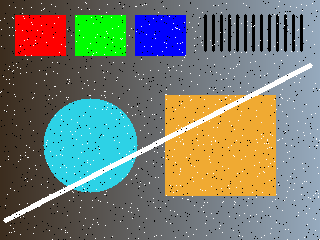
#> input picture 20261104/03_심화/day13_vision/data/noisy.png, 320 x 240 px
$ python -i image_ops.py   (imports and definitions only)
#> lines starting #> are read from the running program, lines starting #| are printed output that depends on the picture; after the words box and inside, x2 and y2 are one past the last pixel; in counts of white or black regions, pixels touching at a corner belong together
#> further down, picture is the input picture: shape (240, 320, 3); mean B, G, R 111.3, 124.4, 118.5
import cv2
import numpy as np

def prepare_image(image,size=(160,120)):
    """색공간·Resize·필터·형태학 처리의 중간 결과를 딕셔너리로 반환합니다."""
#> called with size = (160, 120)
    # >>> TODO H07
    # Gray와 size=(너비,높이)로 축소한 small을 만드세요. 원본 image를 직접 수정하지 않습니다.
    gray=image[:,:,0]
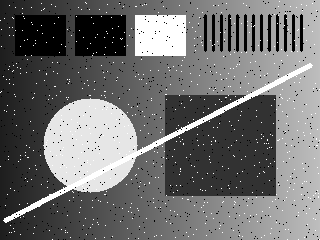
#> gray: shape (240, 320); min 0, max 255, mean 111.3
    small=cv2.resize(gray,size)
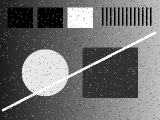
#> small: shape (120, 160); min 0, max 255, mean 111.3
    # <<< TODO H07
    blur=cv2.GaussianBlur(small,(3,3),0)
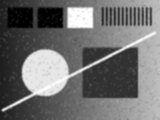
#> blur: shape (120, 160); min 0, max 255, mean 111.3
    _,binary=cv2.threshold(blur,127,255,cv2.THRESH_BINARY)
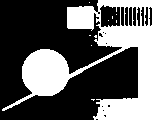
#> binary: shape (120, 160); 38.3% white; 10 white regions (9 under 20 px), largest, box (x1, y1, x2, y2) and area: (2, 0, 160, 120) 7332
    kernel=cv2.getStructuringElement(cv2.MORPH_RECT,(3,3))
    opened=cv2.morphologyEx(binary,cv2.MORPH_OPEN,kernel)
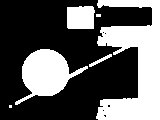
#> opened: shape (120, 160); 36.3% white; 6 white regions (2 under 20 px), largest, box (x1, y1, x2, y2) and area: (96, 0, 160, 120) 4324, (15, 49, 88, 105) 1933, (67, 6, 95, 29) 608, (89, 54, 112, 67) 79
    edge=cv2.Canny(blur,80,160)
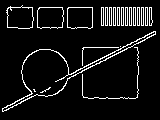
#> edge: shape (120, 160); 7.9% white in thin lines or dots, all inside (x1, y1, x2, y2) = (2, 5, 156, 112)
    return {"gray":gray,"small":small,"blur":blur,"binary":binary,"opened":opened,"edge":edge}

def augment_image(image):
    """종합 실습에서는 설정을 고정해 재실행 비교를 쉽게 합니다."""
    flipped=cv2.flip(image,1)
    return np.clip(flipped.astype(np.float32)+15,0,255).astype(np.uint8)

>>> import cv2
>>> picture = cv2.imread('data/noisy.png')
>>> result = prepare_image(picture)
#> result = 6 items
